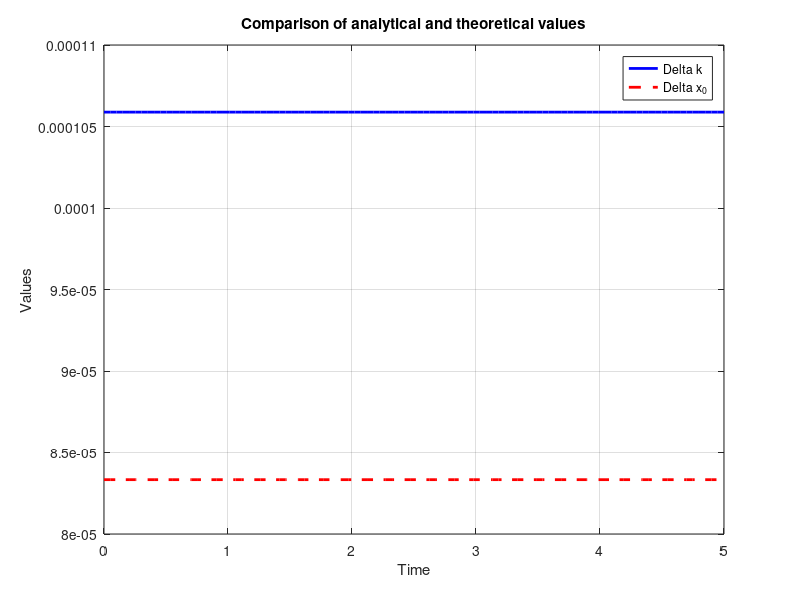

Write MATLAB code to recreate this figure.
% Initialize parameters
x0 = 1/2 + 4/12;
r_initial = 0.3 + 1/17;  % Initial value of r
r = r_initial;
k = 1 + 1/17;


t1 = 1;
t2 = 3;
t3 = 5;

% Calculate x1, x2, x3 based on logistic growth model
x1 = exp(t1*r) / ((1/x0) + 1/k * (exp(t1*r) - 1));
x2 = exp(t2*r) / ((1/x0) + 1/k * (exp(t2*r) - 1));
x3 = exp(t3*r) / ((1/x0) + 1/k * (exp(t3*r) - 1));

% Display results
fprintf('x1 value is: %f\n', x1);
fprintf('x2 value is: %f\n', x2);
fprintf('x3 value is: %f\n', x3);

% Newton's method initialization
r0 = 0.358823;  % initial guess for Newton's method

% Define the function f(r) and its derivative f'(r)
f_r_sym = @(r_sym) (x2 * exp(r_sym * t1) - x1 * exp(r_sym * t2)) * (exp(r_sym * t3) - exp(r_sym * t1)) + ...
                   (exp(r_sym * t1) - exp(r_sym * t2)) * (x2 * exp(r_sym * t1) - (x1 * x2 / x3) * exp(r_sym * t3));

f_prime_r_sym = @(r_sym) (x2 * t1 * exp(r_sym * t1) - x1 * t2 * exp(r_sym * t2)) * (exp(r_sym * t3) - exp(r_sym * t1)) + ...
                        (x2 * exp(r_sym * t1) - x1 * exp(r_sym * t2)) * (t3 * exp(r_sym * t3) - t1 * exp(r_sym * t1)) + ...
                        (t1 * exp(r_sym * t1) - t2 * exp(r_sym * t2)) * (x2 * t1 * exp(r_sym * t1) - (x1 * x2 / x3) * t3 * exp(r_sym * t3));

% Newton's method iteration
max_iterations = 100;
tolerance = 1e-6;
for i = 1:max_iterations
    f_val = f_r_sym(r0);
    f_prime_val = f_prime_r_sym(r0);
    
    if abs(f_prime_val) < tolerance
        error('Derivative near zero, method fails to converge.');
    end
    
    % Newton's update
    r_new = r0 - f_val / f_prime_val;
    
    % Check convergence
    if abs(r_new - r0) < tolerance
        fprintf('Newton method converged after %d iterations\n', i);
        break;
    end
    
    r0 = r_new;  % update for next iteration
end

% Final value of r after convergence
fprintf('Final value of r after Newton method: %f\n', r0);


% Calculate error Delta_r = |r - r_n+1|
delta_r = abs(r_initial - r0);
fprintf('Error Delta_r: %f\n', delta_r);

% Introduce small error E for adjusted values
E = 1e-4;

x1_adj = x1 * (1 + E);
x2_adj = x2 * (1 + E);
x3_adj = x3 * (1 + E);

% Display adjusted values
fprintf('x1_adj value is: %f\n', x1_adj);
fprintf('x2_adj value is: %f\n', x2_adj);
fprintf('x3_adj value is: %f\n', x3_adj);

% Calculate k_bar_bar and x_0_bar_bar using adjusted values
k_bar_bar = ((exp(r * t1) / x1_adj) - (exp(r * t2) / x2_adj)) / (exp(r*t1) - exp(r*t2));  
x_0_bar_bar = (exp(r * t1) / x1_adj) - k_bar_bar * (exp(r * t1) - 1);

% Correct the calculation of k_bar and x_0_bar
k_bar = 1 / k_bar_bar;
x_0_bar = 1 / x_0_bar_bar;

% Calculate the differences (errors) between original and adjusted parameters
delta_k = abs(k - k_bar);
delta_x_0 = abs(x0 - x_0_bar);

% Display delta values
fprintf('Delta_k: %f\n', delta_k);
fprintf('Delta_x_0: %f\n', delta_x_0);

% Create a time range for plotting
t_values = linspace(0, 5, 100);

% Create arrays for delta_k and delta_x_0 with constant values for all t
delta_k_values = delta_k * ones(size(t_values));
delta_x_0_values = delta_x_0 * ones(size(t_values));

% Plotting
figure;
plot(t_values, delta_k_values, 'b-', 'LineWidth', 2);
hold on;
plot(t_values, delta_x_0_values, 'r--', 'LineWidth', 2);
hold off;

title('Comparison of analytical and theoretical values');
xlabel('Time');
ylabel('Values');
legend('Delta k', 'Delta x_0');
grid on;
